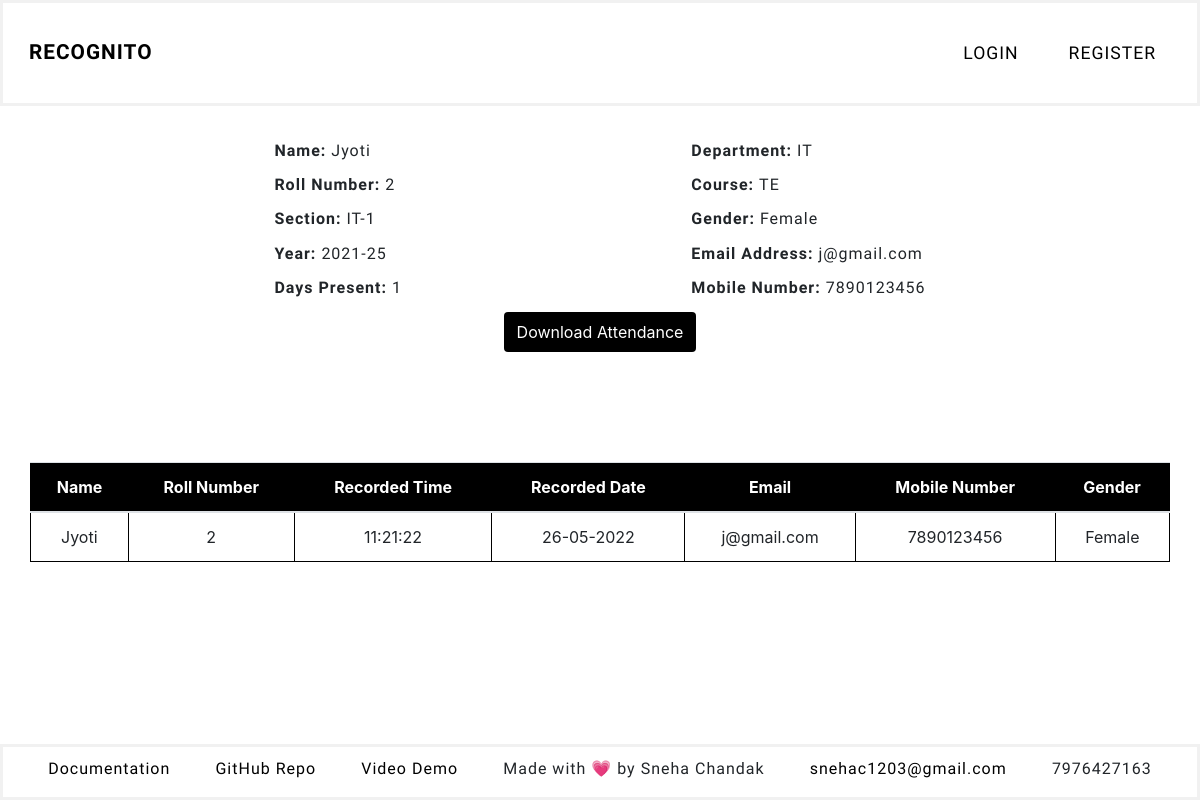
The app's page /display_by_roll?roll_no=2, older data.
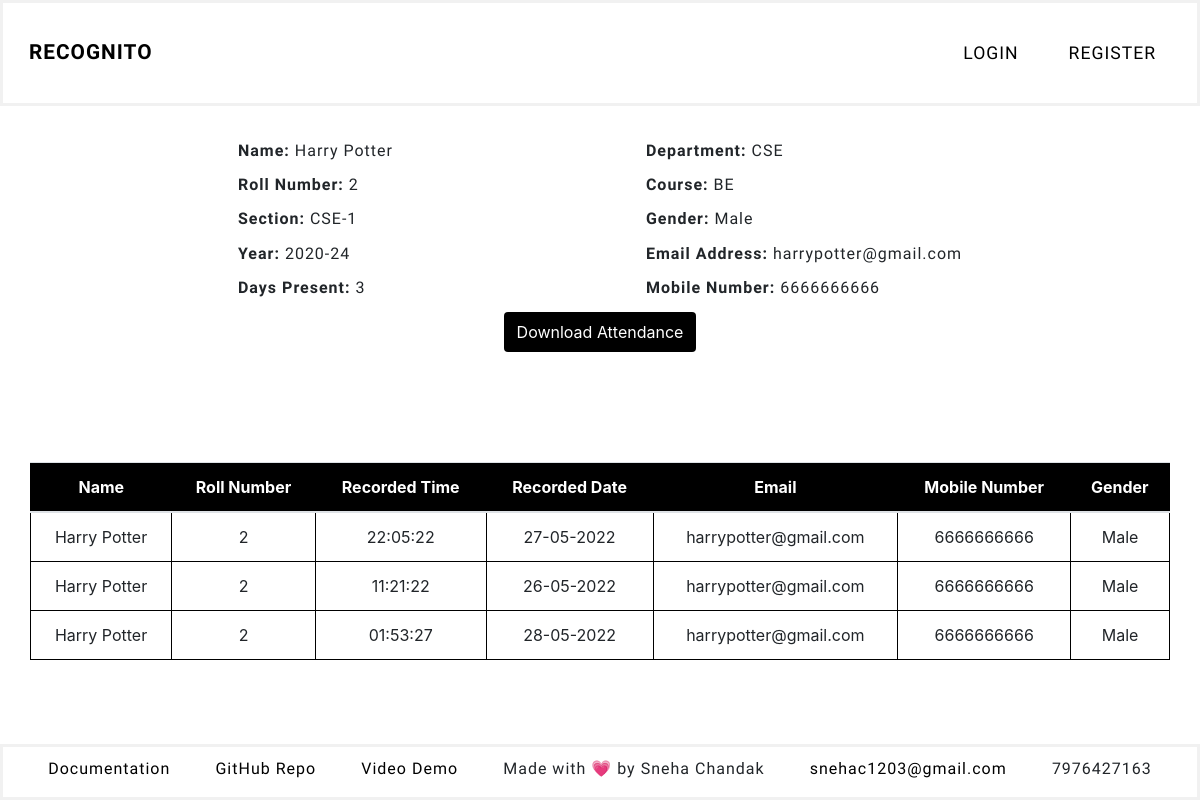
The same page, newer data.
### faceapp/models.py (models this page shows, shortened)
class Student(db.Model):
    id = db.Column(db.Integer(), primary_key=True)
    days_present = db.Column(db.Integer(), nullable=True, default=0)
    dept = db.Column(db.String(length=10), nullable=False)
    course = db.Column(db.String(length=10), nullable=False)
    year = db.Column(db.String(length=20), nullable=False)
    name = db.Column(db.String(length=30), nullable=False)
    section = db.Column(db.String(length=10), nullable=False)
    roll_no = db.Column(db.Integer(), unique=True, nullable=False)
    gender = db.Column(db.String(length=20), nullable=False)
    mobile_no = db.Column(db.String(length=10), nullable=False)
    email = db.Column(db.String(length=20), unique=True, nullable=False)
    teacher = db.Column(db.String(length=20), nullable=False)
    photo_sample = db.Column(db.String(), nullable=True, default='NONE')
    attendance = db.relationship('Attendance', backref='attendance', lazy=True)

class Attendance(db.Model):
    id = db.Column(db.Integer(), primary_key=True)
    name = db.Column(db.String(), nullable=False)
    roll_no = db.Column(db.Integer(), nullable=False)
    time = db.Column(db.String(), nullable=False)
    date = db.Column(db.String(), nullable=False)
    student = db.Column(db.Integer(), db.ForeignKey('student.id'))

### faceapp/routes.py (the view, shortened to what this page needs)
@app.route('/display_by_roll', methods=['GET', 'POST'])
def display_by_roll():
    form = StudentAttendanceCSVForm()
    roll_to_display = request.args.get('roll_no')
    result = Student.query.filter_by(roll_no=roll_to_display).first()
    name=result.name
    dept=result.dept
    section=result.section
    year=result.year
    course=result.course
    gender=result.gender
    email=result.email
    mobile_no=result.mobile_no
    days_present=result.days_present
    student = db.session.query(Student.name, Student.roll_no, Attendance.time, Attendance.date, Student.email, Student.mobile_no, Student.gender, Student.dept, Student.course, Student.section, Student.year, Student.teacher).join(Attendance, Student.roll_no == Attendance.roll_no).filter(Attendance.roll_no==roll_to_display, Student.roll_no==roll_to_display).all()
    return render_template('display_by_roll.html', student=student, form=form, name=name, roll_no=roll_to_display, dept=dept, section=section, year=year, course=course, gender=gender, email=email, mobile_no=mobile_no, days_present=days_present)

### faceapp/forms.py
class StudentAttendanceCSVForm(FlaskForm):
    submit = SubmitField(label='Download Attendance')

### faceapp/templates/display_by_roll.html (shortened to what this page needs)
{% extends 'base.html' %}
{% block content %}
<section class="student-details">
    <div>
        <h4><b>Name: </b>{{ name }}</h4>
        <h4><b>Roll Number: </b>{{ roll_no }}</h4>
        <h4><b>Section: </b>{{ section }}</h4>
        <h4><b>Year: </b>{{ year }}</h4>
        <h4><b>Days Present: </b>{{ days_present }}</h4>
    </div>
    <div>
        <h4><b>Department: </b>{{ dept }}</h4>
        <h4><b>Course: </b>{{ course }}</h4>
        <h4><b>Gender: </b>{{ gender }}</h4>
        <h4><b>Email Address: </b>{{ email }}</h4>
        <h4><b>Mobile Number: </b>{{ mobile_no }}</h4>
    </div>
</section>
<form method='POST' class="'form-signin text-center" novalidate>
    {{ form.submit(class="btn") }}
</form>
    <div class="text-center">
        <table class="table" >
            <thead>
                <tr>
                    <th scope="col">Name</th>
                    <th scope="col">Roll Number</th>
                    <th scope="col">Recorded Time</th>
                    <th scope="col">Recorded Date</th>
                    <th scope="col">Email</th>
                    <th scope="col">Mobile Number</th>
                    <th scope="col">Gender</th>
                </tr>
            </thead>
            <tbody>
                    {% for record in student %}
                    <tr class="table-row-hover">
                        <td>{{ record.name }}</td>
                        <td>{{ record.roll_no }}</td>
                        <td>{{ record.time }}</td>
                        <td>{{ record.date }}</td>
                        <td>{{ record.email }}</td>
                        <td>{{ record.mobile_no }}</td>
                        <td>{{ record.gender }}</td>
                    </tr>
                    {% endfor %}
            </tbody>
        </table>
    </div>
{% endblock%}

Row changes from the older to the newer data that the page shows:
no longer on this page (row edited): Student: name "Jyoti", section "IT-1", year "2021-25", dept "IT", course "TE", gender "Female", email "j@gmail.com", mobile_no "7890123456"
now on this page (row edited): Student: name "Harry Potter", section "CSE-1", year "2020-24", dept "CSE", course "BE", gender "Male", email "harrypotter@gmail.com", mobile_no "6666666666"
added Attendance: name "Harry Potter", roll_no "2", time "22:05:22", date "27-05-2022", email "harrypotter@gmail.com", mobile_no "6666666666", gender "Male"
changed Attendance (number 2 of 3 on the later page): name "Jyoti" → "Harry Potter"; email "j@gmail.com" → "harrypotter@gmail.com"; mobile_no "7890123456" → "6666666666"; gender "Female" → "Male"
added Attendance: name "Harry Potter", roll_no "2", time "01:53:27", date "28-05-2022", email "harrypotter@gmail.com", mobile_no "6666666666", gender "Male"
Text that changed along with them:
{{ days_present }}: "1" → "3"
